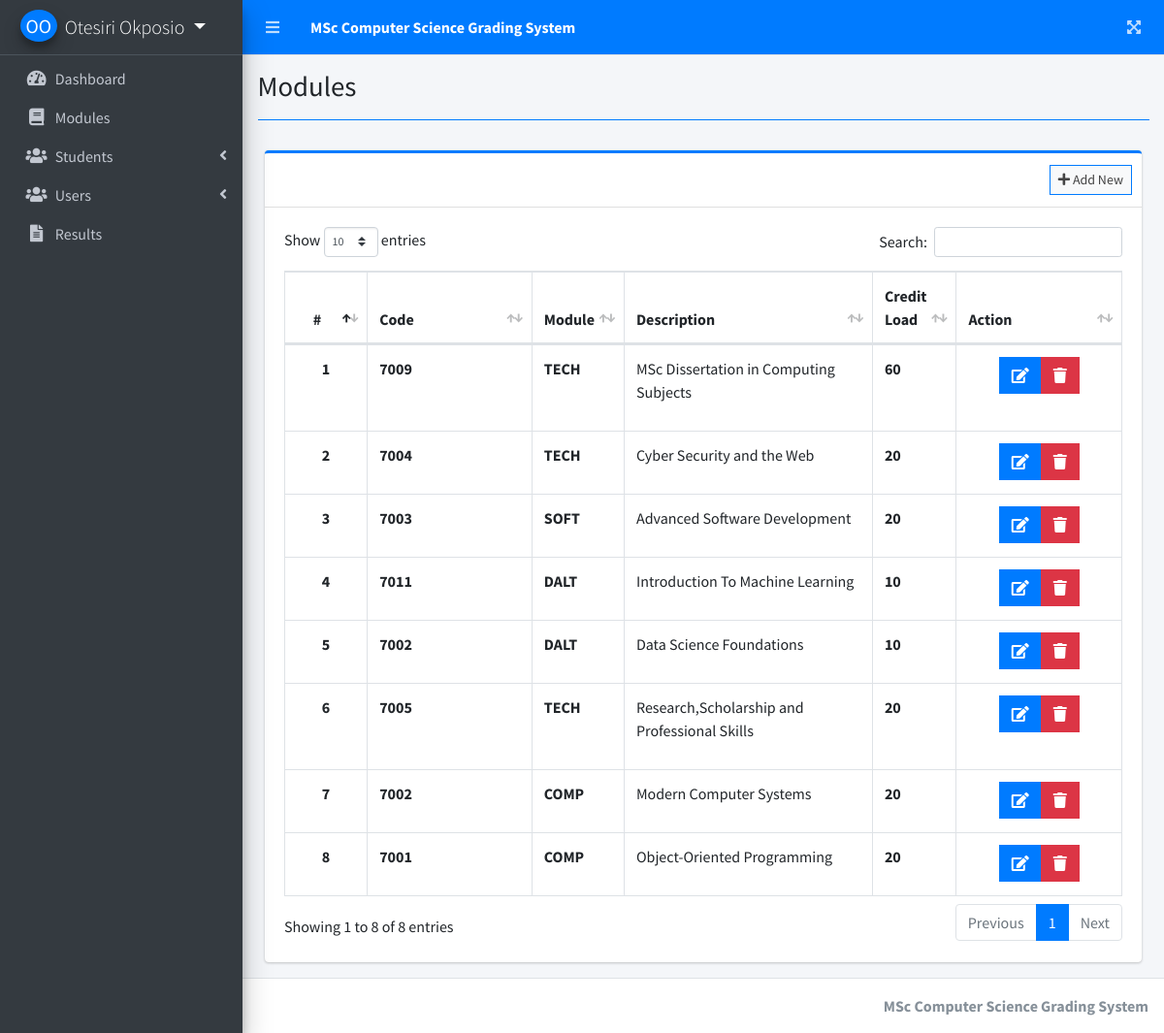
The app's page /index.php?page=modules (signed in) with its own data.
### tables this page shows
CREATE TABLE `modules` (
  `id` int(30) NOT NULL,
  `module_code` varchar(50) NOT NULL,
  `module` varchar(200) NOT NULL,
  `description` text NOT NULL,
  `credits` int(50) NOT NULL,
  `date_created` datetime NOT NULL DEFAULT current_timestamp()
);

### modules.php (the view, shortened to what this page needs)
<?php include'db_connect.php' ?>
<div class="col-lg-12">
	<div class="card card-outline card-primary">
		<div class="card-header">
			<div class="card-tools">
				<a class="btn btn-block btn-sm btn-default btn-flat border-primary new_subject" href="javascript:void(0)"><i class="fa fa-plus"></i> Add New</a>
			</div>
		</div>
		<div class="card-body">
			<table class="table tabe-hover table-bordered" id="list">
				<colgroup>
					<col width="10%">
					<col width="20%">
					<col width="10%">
					<col width="30%">
					<col width="10%">
					<col width="20%">
				</colgroup>
				<thead>
					<tr>
						<th class="text-center">#</th>
						<th>Code</th>
						<th>Module</th>
						<th>Description</th>
						<th>Credit Load</th>
						<th>Action</th>
					</tr>
				</thead>
				<tbody>
					<?php
					$i = 1;
					$qry = $conn->query("SELECT * FROM modules order by unix_timestamp(date_created) desc ");
					while($row= $qry->fetch_assoc()):
					?>
					<tr>
						<th class="text-center"><?php echo $i++ ?></th>
						<td><b><?php echo ucwords($row['module_code']) ?></b></td>
						<td><b><?php echo ucwords($row['module']) ?></b></td>
						<td><p class=""><?php echo $row['description'] ?></p></td>
						<td><b><?php echo ucwords($row['credits']) ?></b></td>
						<td class="text-center">
		                    <div class="btn-group">
		                        <a href="javascript:void(0)" data-id='<?php echo $row['id'] ?>' class="btn btn-primary btn-flat manage_module">
		                          <i class="fas fa-edit"></i>
		                        </a>
		                        <button type="button" class="btn btn-danger btn-flat delete_module" data-id="<?php echo $row['id'] ?>">
		                          <i class="fas fa-trash"></i>
		                        </button>
	                      </div>
						</td>
					</tr>
				<?php endwhile; ?>
				</tbody>
			</table>
		</div>
	</div>
</div>

### records on screen
modules: module_code "7009", module "TECH", description "MSc Dissertation in Computing Subjects", credits "60"
modules: module_code "7004", module "TECH", description "Cyber Security and the Web", credits "20"
modules: module_code "7003", module "SOFT", description "Advanced Software Development", credits "20"
modules: module_code "7011", module "DALT", description "Introduction To Machine Learning", credits "10"
modules: module_code "7002", module "DALT", description "Data Science Foundations", credits "10"
modules: module_code "7005", module "TECH", description "Research,Scholarship and Professional Skills", credits "20"
modules: module_code "7002", module "COMP", description "Modern Computer Systems", credits "20"
modules: module_code "7001", module "COMP", description "Object-Oriented Programming", credits "20"

### other values on screen
$_SESSION['system']['name'] "MSc Computer Science Grading System"
$_SESSION['login_firstname'].' '.$_SESSION['login_lastname'] "Otesiri Okposio"
$title "Modules"
